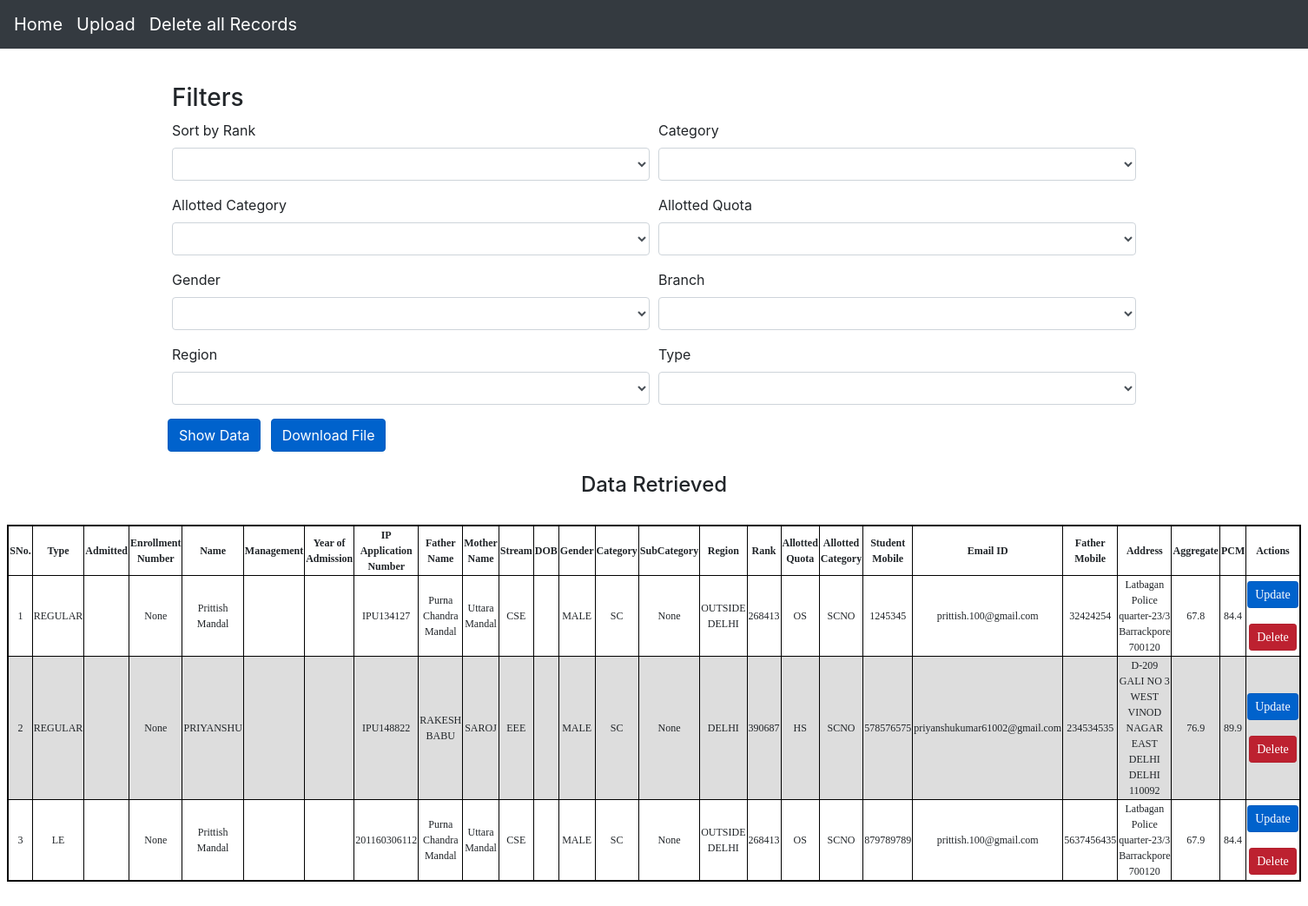
Page /quota_sc on the earlier database version.
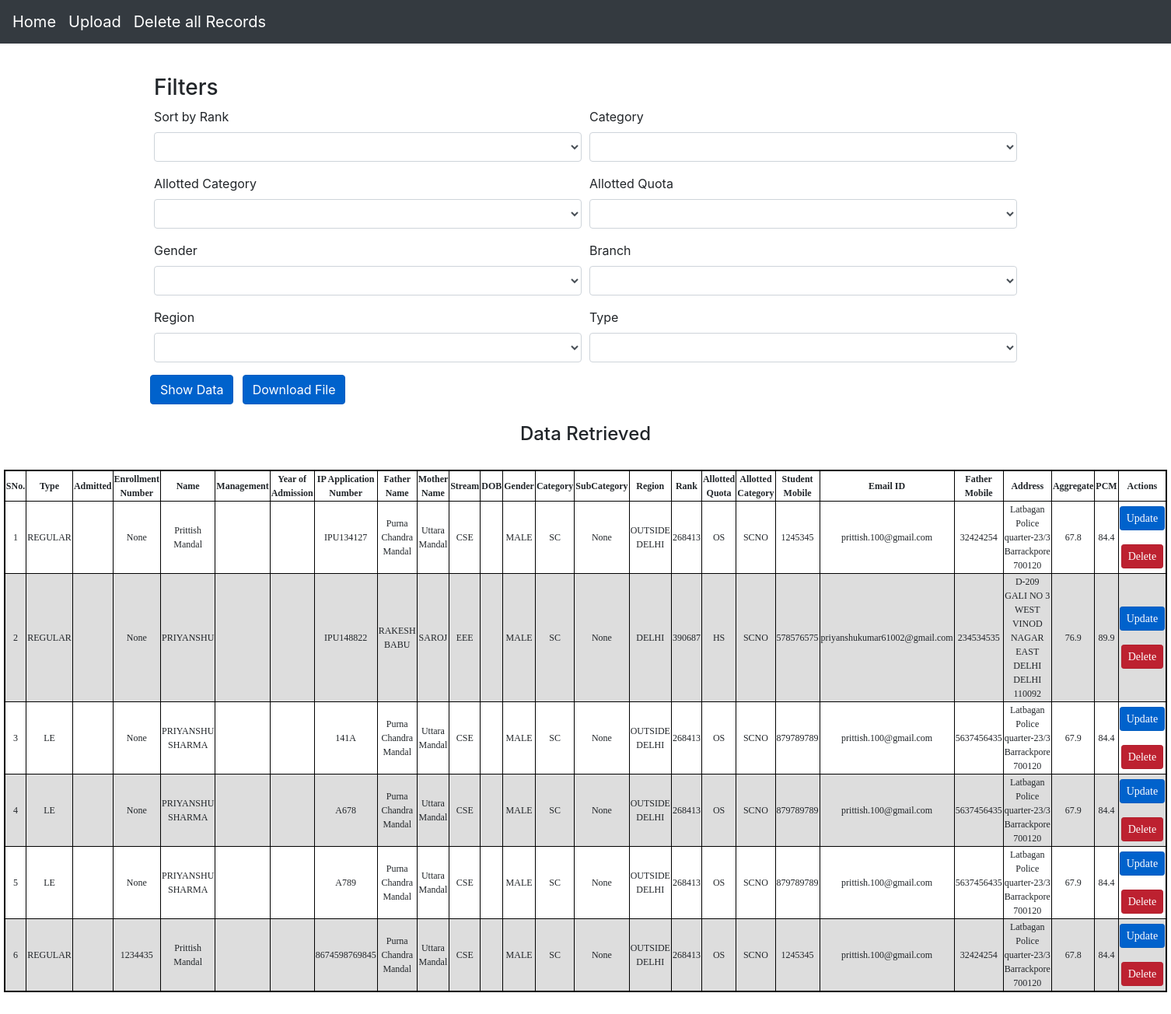
Same page on the later database version.
### app/models.py (models this page shows, shortened)
class sample(models.Model):
    type = models.CharField(max_length=10, choices= typechoices ,default='Regular')
    admitted = models.CharField(max_length=50, default= '',null= True)
    enrollmentno = models.IntegerField(null = True, default = None , blank=True, unique = True)
    name = models.CharField(max_length=100, default=False)
    management = models.CharField(max_length=50, default = '', null= True)
    yearofadmission = models.DateTimeField(default=False)
    appno = models.CharField(default= "", max_length=200, unique= True)
    Fname = models.CharField(max_length=200, default=False)
    Mname = models.CharField(max_length=200, default=False)
    stream = models.CharField(max_length=200, choices= streamchoices,default=False)
    DOB = models.DateField(default=False)
    gender = models.CharField(max_length=50,choices= genderchoices ,default=False)
    category = models.CharField(max_length=5,choices= categorychoices ,default=False)
    subcategory = models.CharField(max_length=10, choices= subcategorychoices ,default=False)
    region = models.CharField(max_length=50,choices= regionchoices ,default=False)
    rank = models.IntegerField(null = True, default=None , blank=True)
    allottedquota = models.CharField(max_length=10,choices= allotedquotachoices, default=False)
    allottedcategory = models.CharField(max_length=10,choices= allottedcategorychoices, default=False)
    studentmobile = models.IntegerField(null = True, default=None , blank=True)
    emailid = models.EmailField(max_length=200, default='')
    fathermobile = models.IntegerField(null = True, default=None , blank=True)
    address = models.CharField(max_length=200, default=False)
    aggregate = models.FloatField(null = True, default=None , blank=True)
    pcm = models.FloatField(null = True, default=None , blank=True)

### app/views.py (the view)
# urls.py: path('quota_sc', views.quota_sc, name = "quota_sc"),
def quota_sc(request):
    smp = sample.objects.filter(category = 'SC').values()
    if not smp:
        return HttpResponse('No records found')
    else:
        templ = loader.get_template('app/home.html')
        context = {
            'smp': smp,
        }
        return HttpResponse(templ.render(context, request))

### app/templates/app/home.html (shortened to what this page needs)
<!doctype html>
<html lang="en">
  <head>
    <link rel="stylesheet" href="https://cdn.jsdelivr.net/npm/bootstrap@4.3.1/dist/css/bootstrap.min.css">
  </head>
  <body>
    <nav class="navbar navbar-expand-md navbar-dark bg-dark fixed-top">
  <a class="navbar-brand" href="{% url 'app:filter' %}">Home</a>
  <a class="navbar-brand" href="{% url 'app:upload_new' %}">Upload</a>
  <a class="navbar-brand" href="{% url 'app:deleteall' %}">Delete all Records</a>
</nav>
    <br>
    </head>
    <body>
    <br>
<br><br>
<main role="main" class="container">
  <div>
        <h3>Filters</h3>
            <form onsubmit="saveformdata(event)" action="{% url 'app:filter' %}" method="post" id = "data">
                  <div class="form-row">
                    <div class="form-group col-md-6">
                      <label for="inputState">Sort by Rank</label>
                      <select id="order_f" class="form-control" name="sort" onchange="savedata(this)">
                      </select>
                    </div>
                      <div class="form-group col-md-6">
                        <label for="inputState">Category</label>
                        <select id = "cat_f" class="form-control" name="category" onchange="savedata(this)">
                        </select>
                      </div>
                      <div class="form-group col-md-6">
                        <label for="inputState">Allotted Category</label>
                        <select id="ac" class="form-control" name="ac" onchange="savedata(this)">
                        </select>
                      </div>
                      <div class="form-group col-md-6">
                        <label for="inputState">Allotted Quota</label>
                        <select id="aq" class="form-control" name="aq" onchange="savedata(this)">
                        </select>
                      </div>
                      <div class="form-group col-md-6">
                        <label for="inputState">Gender</label>
                        <select id="gender_f" class="form-control" name="gender" onchange="savedata(this)">
                        </select>
                      </div>
                      <div class="form-group col-md-6">
                        <label for="inputState">Branch</label>
                        <select id="branch_f" class="form-control" name="branch" onchange="savedata(this)">
                        </select>
                      </div>
                      <div class="form-group col-md-6">
                        <label for="inputState">Region</label>
                        <select id="region_f" class="form-control" name="region" onchange="savedata(this)">
                        </select>
                      </div>
                      <div class="form-group col-md-6">
                        <label for="inputState">Type</label>
                        <select id="type_f" class="form-control" name="type" onchange="savedata(this)">
                        </select>
                      </div>
                      <button type="submit" class="btn btn-primary btn-primary active" style="text-align: center;">Show Data</button>
                      <button onclick="download()" id="downbutton" class="btn btn-primary active" style="position:relative; left: 1%;">Download File</button>
                  <br>
            </form>
          </div>
</main>
      {% if smp %}
        <br>
        <h4 style="text-align: center; ">Data Retrieved</h4>
        <br>
        <table border="1" style="border:2px solid black;margin-left:auto;margin-right:auto;">
            <thead>
                <th>SNo.</th>
                <th>Type</th>
                <th>Admitted</th>
                <th>Enrollment Number</th>
                <th>Name</th>
                <th>Management</th>
                <th>Year of Admission</th>
                <th>IP Application Number</th>
                <th>Father Name</th>
                <th>Mother Name</th>
                <th>Stream</th>
                <th>DOB</th>
                <th>Gender</th>
                <th>Category</th>
                <th>SubCategory</th>
                <th>Region</th>
                <th>Rank</th>
                <th>Allotted Quota</th>
                <th>Allotted Category</th>
                <th>Student Mobile</th>
                <th>Email ID</th>
                <th>Father Mobile</th>
                <th>Address</th>
                <th>Aggregate</th>
                <th>PCM</th>
                <th>Actions</th>
            </thead>
            {% for k in smp  %}
            <tr>
                <td class="number">
                </td>
                <td>{{k.type}}</td>
                <td>{{k.admitted_yn}}</td>
                <td>{{k.enrollmentno}}</td>
                <td>{{k.name}}</td>
                <td>{{k.management_yn}}</td>
                <td>{{k.yearpub}}</td>
                <td>{{k.appno}}</td>
                <td>{{k.Fname}}</td>
                <td>{{k.Mname}}</td>
                <td>{{k.stream}}</td>
                <td>{{k.dateofbirth}}</td>
                <td>{{k.gender}}</td>
                <td>{{k.category}}</td>
                <td>{{k.subcategory}}</td>
                <td>{{k.region}}</td>
                <td>{{k.rank}}</td>
                <td>{{k.allottedquota}}</td>
                <td>{{k.allottedcategory}}</td>
                <td>{{k.studentmobile}}</td>
                <td>{{k.emailid}}</td>
                <td>{{k.fathermobile}}</td>
                <td>{{k.address}}</td>
                <td>{{k.aggregate}}</td>
                <td>{{k.pcm}}</td>
                <td> <div>
                  <a class="btn btn-primary btn-sm active" role="button" href="{% url 'app:update' k.id %}">Update</a>
                </div>
                <br>
                <div>
                  <a class="btn btn-sm btn-danger active" role="button" href="{% url 'app:delete' k.id %}">Delete</a>
                </div>
                </td>
            </tr>
            {% endfor %}
    </table>
    {% endif %}
    <br>
  </body>
<br><br>
</html>

### app/templates/app/home.html (style rules this page uses)
html,body { width:100%; }
table { font-family: Calibri; font-size:20px; border-collapse: collapse; padding: 13px; width: 36%; }
td, th { border: 0.1px solid black; text-align: Center; padding: -2px; font-size:12px; }
tr:nth-child(even) { background-color: #dddddd; }

Differences in the rows shown:
removed sample: type "LE", enrollmentno "None", name "Prittish Mandal", appno "201160306112", Fname "Purna Chandra Mandal", Mname "Uttara Mandal", stream "CSE", gender "MALE", category "SC", subcategory "None", region "OUTSIDE DELHI", rank "268413", allottedquota "OS", allottedcategory "SCNO", studentmobile "879789789", emailid "prittish.100@gmail.com", fathermobile "5637456435", address "Latbagan Police quarter-23/3 Barrackpore 700120", aggregate "67.9", pcm "84.4"
added sample: type "LE", enrollmentno "None", name "PRIYANSHU SHARMA", appno "141A", Fname "Purna Chandra Mandal", Mname "Uttara Mandal", stream "CSE", gender "MALE", category "SC", subcategory "None", region "OUTSIDE DELHI", rank "268413", allottedquota "OS", allottedcategory "SCNO", studentmobile "879789789", emailid "prittish.100@gmail.com", fathermobile "5637456435", address "Latbagan Police quarter-23/3 Barrackpore 700120", aggregate "67.9", pcm "84.4"
added sample: type "LE", enrollmentno "None", name "PRIYANSHU SHARMA", appno "A678", Fname "Purna Chandra Mandal", Mname "Uttara Mandal", stream "CSE", gender "MALE", category "SC", subcategory "None", region "OUTSIDE DELHI", rank "268413", allottedquota "OS", allottedcategory "SCNO", studentmobile "879789789", emailid "prittish.100@gmail.com", fathermobile "5637456435", address "Latbagan Police quarter-23/3 Barrackpore 700120", aggregate "67.9", pcm "84.4"
added sample: type "LE", enrollmentno "None", name "PRIYANSHU SHARMA", appno "A789", Fname "Purna Chandra Mandal", Mname "Uttara Mandal", stream "CSE", gender "MALE", category "SC", subcategory "None", region "OUTSIDE DELHI", rank "268413", allottedquota "OS", allottedcategory "SCNO", studentmobile "879789789", emailid "prittish.100@gmail.com", fathermobile "5637456435", address "Latbagan Police quarter-23/3 Barrackpore 700120", aggregate "67.9", pcm "84.4"
added sample: type "REGULAR", enrollmentno "1234435", name "Prittish Mandal", appno "8674598769845", Fname "Purna Chandra Mandal", Mname "Uttara Mandal", stream "CSE", gender "MALE", category "SC", subcategory "None", region "OUTSIDE DELHI", rank "268413", allottedquota "OS", allottedcategory "SCNO", studentmobile "1245345", emailid "prittish.100@gmail.com", fathermobile "32424254", address "Latbagan Police quarter-23/3 Barrackpore 700120", aggregate "67.8", pcm "84.4"
